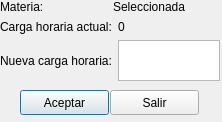
<?xml version="1.0" encoding="UTF-8"?>
<ui version="4.0">
 <class>SubjectChangeDialog</class>
 <widget class="QDialog" name="SubjectChangeDialog">
  <property name="enabled">
   <bool>true</bool>
  </property>
  <property name="geometry">
   <rect>
    <x>0</x>
    <y>0</y>
    <width>222</width>
    <height>122</height>
   </rect>
  </property>
  <property name="windowTitle">
   <string>Dialog</string>
  </property>
  <widget class="QWidget" name="layoutWidget">
   <property name="geometry">
    <rect>
     <x>0</x>
     <y>0</y>
     <width>220</width>
     <height>81</height>
    </rect>
   </property>
   <layout class="QVBoxLayout" name="verticalLayout_2">
    <item>
     <layout class="QHBoxLayout" name="horizontalLayout_4">
      <item>
       <widget class="QLabel" name="label_4">
        <property name="text">
         <string>Materia:</string>
        </property>
       </widget>
      </item>
      <item>
       <widget class="QLabel" name="lblSelected">
        <property name="text">
         <string>Seleccionada</string>
        </property>
       </widget>
      </item>
     </layout>
    </item>
    <item>
     <layout class="QHBoxLayout" name="horizontalLayout_5">
      <item>
       <widget class="QLabel" name="label_5">
        <property name="text">
         <string>Carga horaria actual:</string>
        </property>
       </widget>
      </item>
      <item>
       <widget class="QLabel" name="lblLoad">
        <property name="text">
         <string>0</string>
        </property>
       </widget>
      </item>
     </layout>
    </item>
    <item>
     <layout class="QHBoxLayout" name="horizontalLayout_6">
      <item>
       <widget class="QLabel" name="label_6">
        <property name="text">
         <string>Nueva carga horaria:</string>
        </property>
       </widget>
      </item>
      <item>
       <widget class="QTextEdit" name="txtLoad"/>
      </item>
     </layout>
    </item>
   </layout>
  </widget>
  <widget class="QPushButton" name="btnAccept">
   <property name="geometry">
    <rect>
     <x>20</x>
     <y>90</y>
     <width>89</width>
     <height>25</height>
    </rect>
   </property>
   <property name="text">
    <string>Aceptar</string>
   </property>
  </widget>
  <widget class="QPushButton" name="btnExit">
   <property name="enabled">
    <bool>true</bool>
   </property>
   <property name="geometry">
    <rect>
     <x>110</x>
     <y>90</y>
     <width>89</width>
     <height>25</height>
    </rect>
   </property>
   <property name="text">
    <string>Salir</string>
   </property>
  </widget>
 </widget>
 <resources/>
 <connections/>
</ui>
